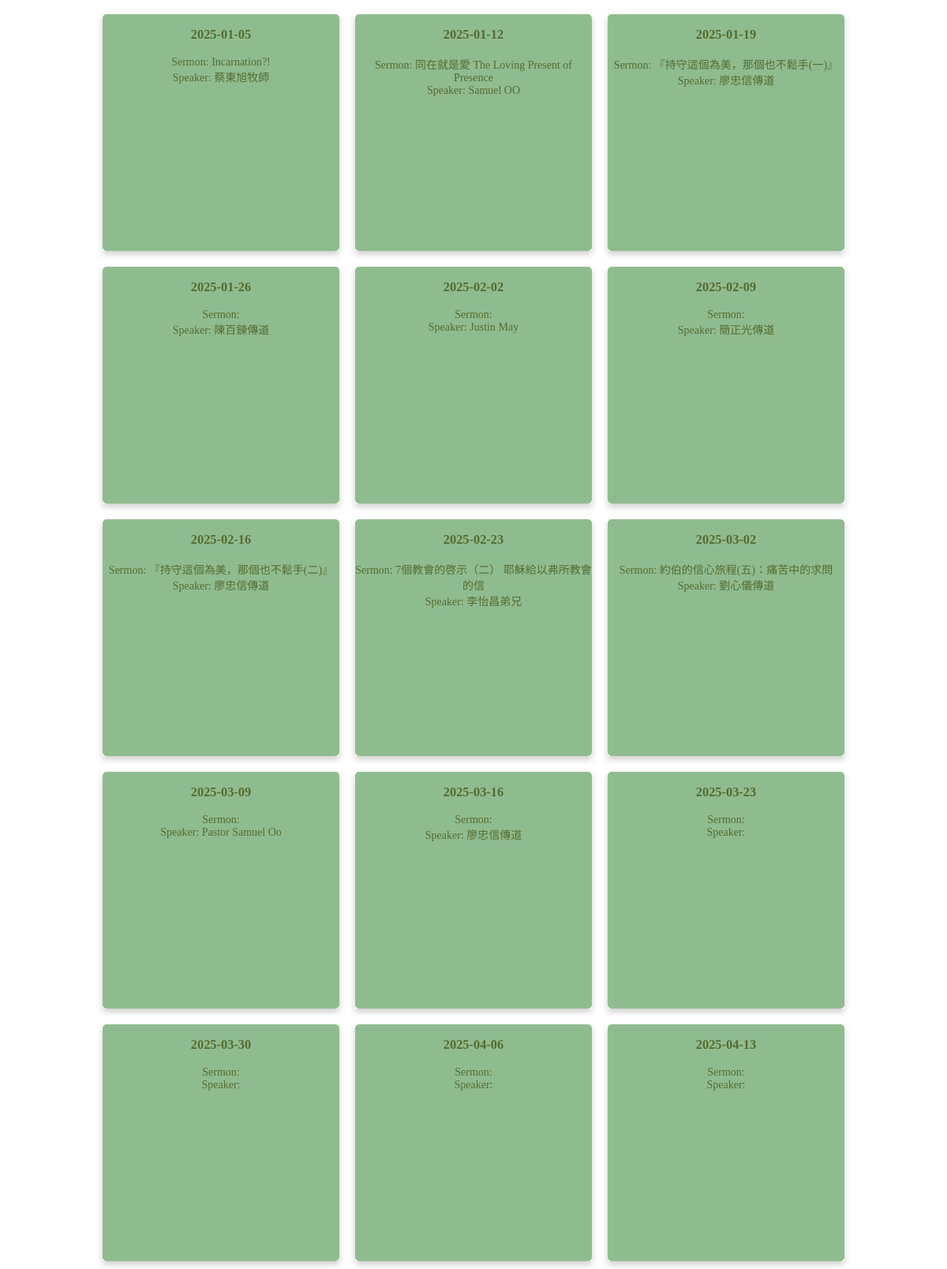
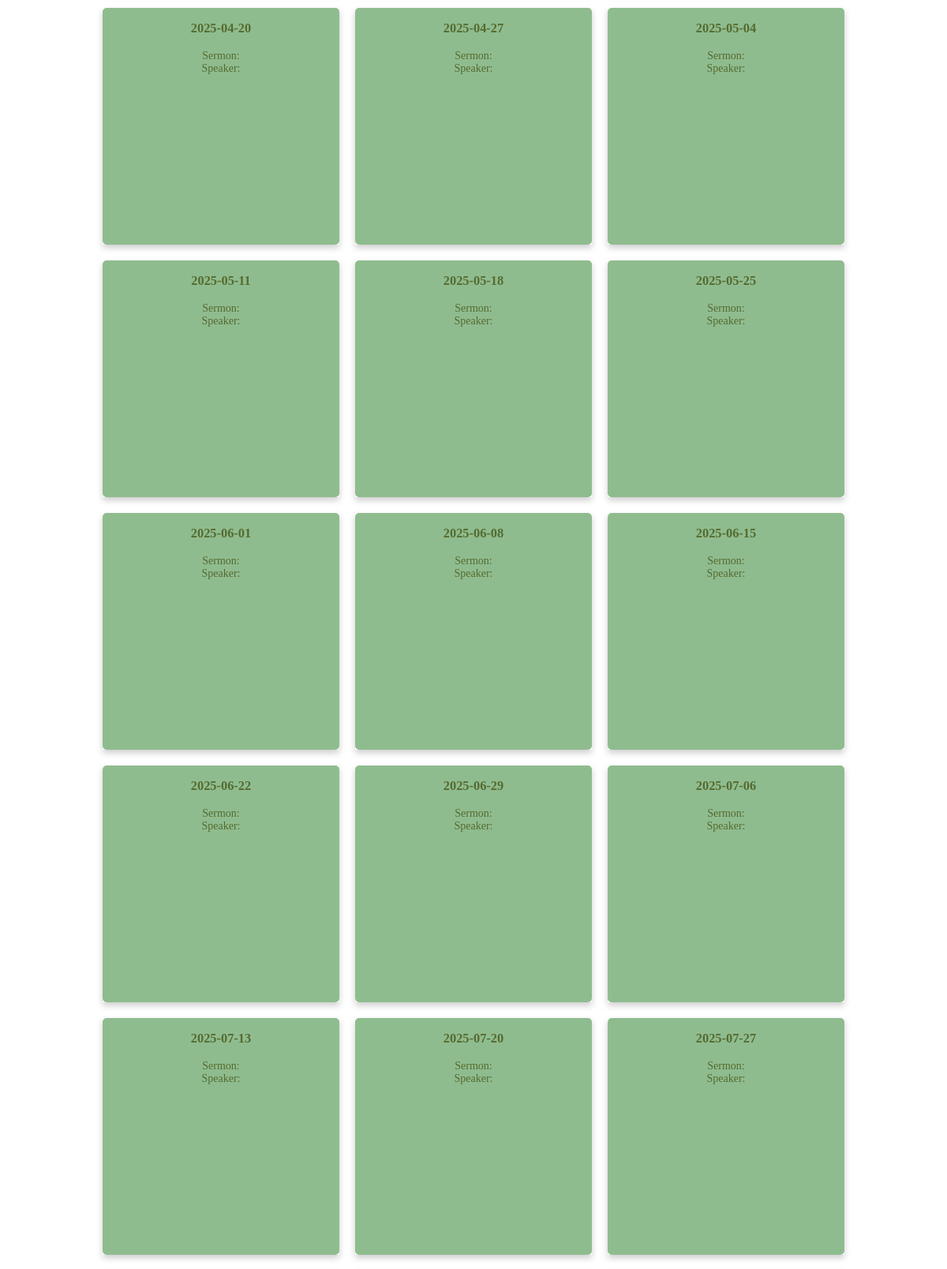
The page / (upper part) on the database its author committed (2 pictures, top to bottom).
### tables this page shows
CREATE TABLE sermon (sermon_id int PRIMARY key, title text, speaker text, bible_verse text, keyword text, outline text, lang text, updated text default CURRENT_TIMESTAMP, date text);

### web/index.py (the view)
@app.route("/")
def index():
	id = request.args.get('id', None)
	if id:
		songs = Utils.get_worship_songs(id)
		w = Utils.get_worship(id)
		return render_template('song.html', songs=songs, id=id, w=w)
	sundays = Tools.allsundays()
	worship = Utils.worship_list()
	worship = [{'date': x, 'worship': next((y for y in worship if y['date'] == x), -1)} for x in sundays[1]]
	return render_template('worship.html', worship=worship, sundays=sundays)

### app/db.py (called while the page is built)
def run(sql, db_name="worship.db"):
    return __execute(sql, para=None, db_name=db_name)

def __execute(sql, db_name, para=None):
    try:
        con = open(db_name)
        cur = con.cursor()
        if para:
            result = cur.execute(sql, para).fetchall()
        else:
            result = cur.execute(sql).fetchall()
        con.commit()
        return result
    except Exception as e:
        print('error', e)
        return e
    finally:
        close()

def open(db_name):
    con = _connect_db(db_name)
    return con

def close():
    try:
        con.close()
        return None
    except Exception as e:
        return e

def _connect_db(db_name):
    path = os.path.dirname(os.path.dirname(os.path.realpath(__file__)))
    con = sqlite3.connect(os.path.join(path, 'db', db_name))
    return con

### app/tools.py (called while the page is built)
def allsundays():
    now = datetime.now()
    coming_sunday = (now + timedelta(days=6-now.weekday())).strftime("%Y-%m-%d")
    year = now.year
    d = date(year, 1, 1)
    d += timedelta(days = 6 - d.weekday())  # First Sunday
    sundays = []
    sundays.append(d.strftime("%Y-%m-%d"))
    while d.year == year:
        d += timedelta(days = 7)
        if d.year == year:
            sundays.append(d.strftime("%Y-%m-%d"))
    return [coming_sunday, sundays]

### web/templates/worship.html (shortened to what this page needs)
{% include 'header.html' %}
</head>
<body>
<div class="worship_container">
{% for w in worship %}
    <div class="worship-card">
        <div class="card-inner" date="{{ w.date }}">
        <div class="card-front">
            <h3>{{ w.date }}</h3>
    {% if w.worship %}
        Sermon: {{ w.worship.sermon_title }}<br/>
        Speaker: {{ w.worship.speaker }}<br/>
        </div>
            <div class="card-back" name="{{ w.worship.worship_id }}">
            <b>Worship Team</b><br/>
                {% for team in w.worship.content %}
                    {% if team.user_name != '' %}
                        {{ team.role }}:&nbsp;{{ team.user_name }}<br/>
                    {% endif %}
                {% endfor %}
            <div class="overlay_btns"><button id="song_btn" name="{{ w.worship.worship_id }}">Songs</button>&nbsp;<button id="team_btn" name="{{ w.worship.worship_id }}">Teams</button></div>
        </div>
    {% else %}
            </div>
      <div class="card-back">
            <div class="overlay_btns"><button id="song_btn" name="{{ w.worship.worship_id }}">Songs</button>&nbsp;<button id="team_btn" name="{{ w.worship.worship_id }}">Teams</button></div>
      </div>
    {% endif %}
  </div>
</div>
{% endfor %}
</div>
</body>
</html>

### web/templates/header.html (shortened to what this page needs)
<!DOCTYPE html>
<html lang="en">
<head>
    <link href="../static/jquery-ui.css" rel="stylesheet">
</head>

### web/templates/worship.html (style rules this page uses)
.worship_container { display: flex; flex-wrap: wrap; flex-direction: row; align-items: center; justify-content: center; }
.worship_container > div { min-width: 220px; margin: 10px; text-align: center; font-size: 14px; }
.worship-card { background-color: transparent; width: 300px; height: 300px; perspective: 1000px; }
.card-inner { position: relative; width: 100%; height: 100%; text-align: center; transition: transform 0.6s; transform-style: preserve-3d; box-shadow: 0 4px 8px 0 rgba(0,0,0,0.2); }
.card-front, .card-back { position: absolute; width: 100%; height: 100%; -webkit-backface-visibility: hidden; backface-visibility: hidden; border-radius: 5px; }
.card-front { background-color: #8FBC8F; color: #556B2F; }
.card-back { background-color: #009688; color: #fff; transform: rotateY(180deg); }
.overlay_btns { position: absolute ; bottom: 10px; right: 10px; font-size: 12px; }

### rows shown on the page
sermon: worship.sermon_title "Incarnation?!", worship.speaker "蔡東旭牧師"
sermon: worship.sermon_title "同在就是愛 The Loving Present of Presence", worship.speaker "Samuel OO"
sermon: worship.sermon_title "『持守這個為美，那個也不鬆手(一)』", worship.speaker "廖忠信傳道"
sermon: worship.speaker "陳百鍊傳道"
sermon: worship.speaker "Justin May"
sermon: worship.speaker "簡正光傳道"
sermon: worship.sermon_title "『持守這個為美，那個也不鬆手(二)』", worship.speaker "廖忠信傳道"
sermon: worship.sermon_title "7個教會的啓示（二） 耶穌給以弗所教會的信", worship.speaker "李怡昌弟兄"
sermon: worship.sermon_title "約伯的信心旅程(五)：痛苦中的求問", worship.speaker "劉心儀傳道"
sermon: worship.speaker "Pastor Samuel Oo"
sermon: worship.speaker "廖忠信傳道"

### other values the page prints
{{ w.date }} "2025-01-05" "2025-01-12" "2025-01-19" "2025-01-26" "2025-02-02" "2025-02-09" "2025-02-16" "2025-02-23" "2025-03-02" "2025-03-09" "2025-03-16" "2025-03-23" "2025-03-30" "2025-04-06" "2025-04-13" "2025-04-20" "2025-04-27" "2025-05-04" "2025-05-11" "2025-05-18" "2025-05-25" "2025-06-01" "2025-06-08" "2025-06-15" "2025-06-22" "2025-06-29" "2025-07-06" "2025-07-13" "2025-07-20" "2025-07-27"
